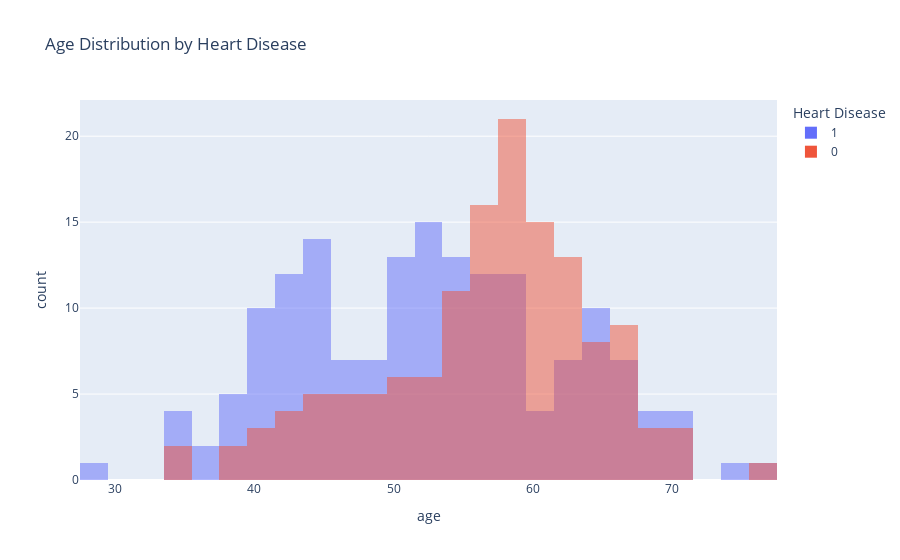

The cell this chart's notebook holds for it:
### Code cell
fig = px.histogram(df, x="age", color="target",
                   barmode="overlay",
                   labels={"target": "Heart Disease"},
                   title="Age Distribution by Heart Disease")
fig.show()

### Figure 1 — Plotly figure (JSON) as saved in the notebook; plotly's stock layout.template omitted (floating-point values rounded to 4 significant figures; data arrays with more than 128 entries replaced by an {"elided": "..."} marker saying what was removed)
{"data": [{"bingroup": "x", "hovertemplate": "Heart Disease=1<br>age=%{x}<br>count=%{y}<extra></extra>", "legendgroup": "1", "marker": {"color": "#636efa", "opacity": 0.5, "pattern": {"shape": ""}}, "name": "1", "orientation": "v", "showlegend": true, "type": "histogram", "x": {"elided": "165 int values"}, "xaxis": "x", "yaxis": "y"}, {"bingroup": "x", "hovertemplate": "Heart Disease=0<br>age=%{x}<br>count=%{y}<extra></extra>", "legendgroup": "0", "marker": {"color": "#EF553B", "opacity": 0.5, "pattern": {"shape": ""}}, "name": "0", "orientation": "v", "showlegend": true, "type": "histogram", "x": {"elided": "138 int values"}, "xaxis": "x", "yaxis": "y"}], "layout": {"barmode": "overlay", "legend": {"title": {"text": "Heart Disease"}, "tracegroupgap": 0}, "title": {"text": "Age Distribution by Heart Disease"}, "xaxis": {"anchor": "y", "domain": [0, 1], "title": {"text": "age"}}, "yaxis": {"anchor": "x", "domain": [0, 1], "title": {"text": "count"}}}}
